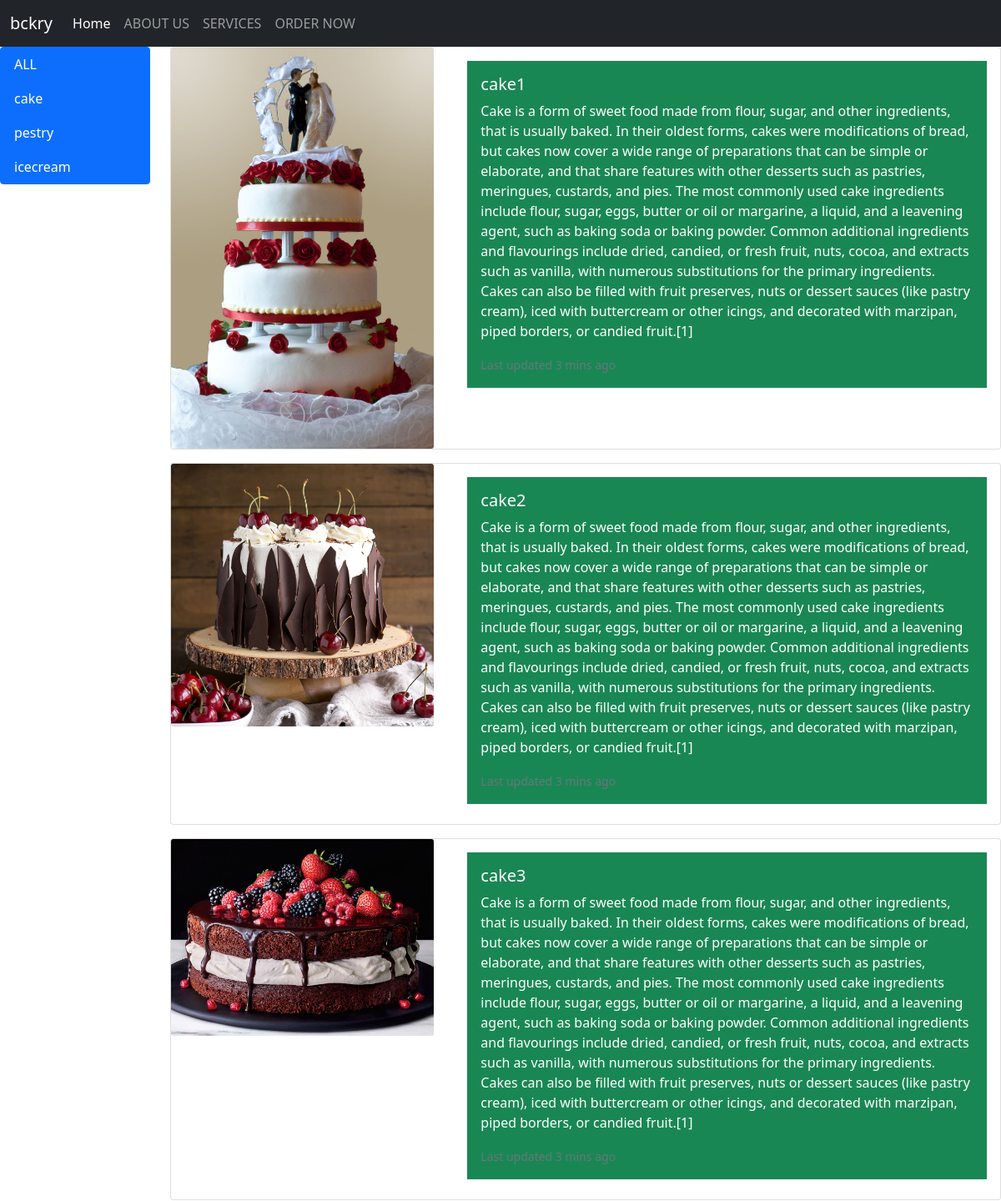
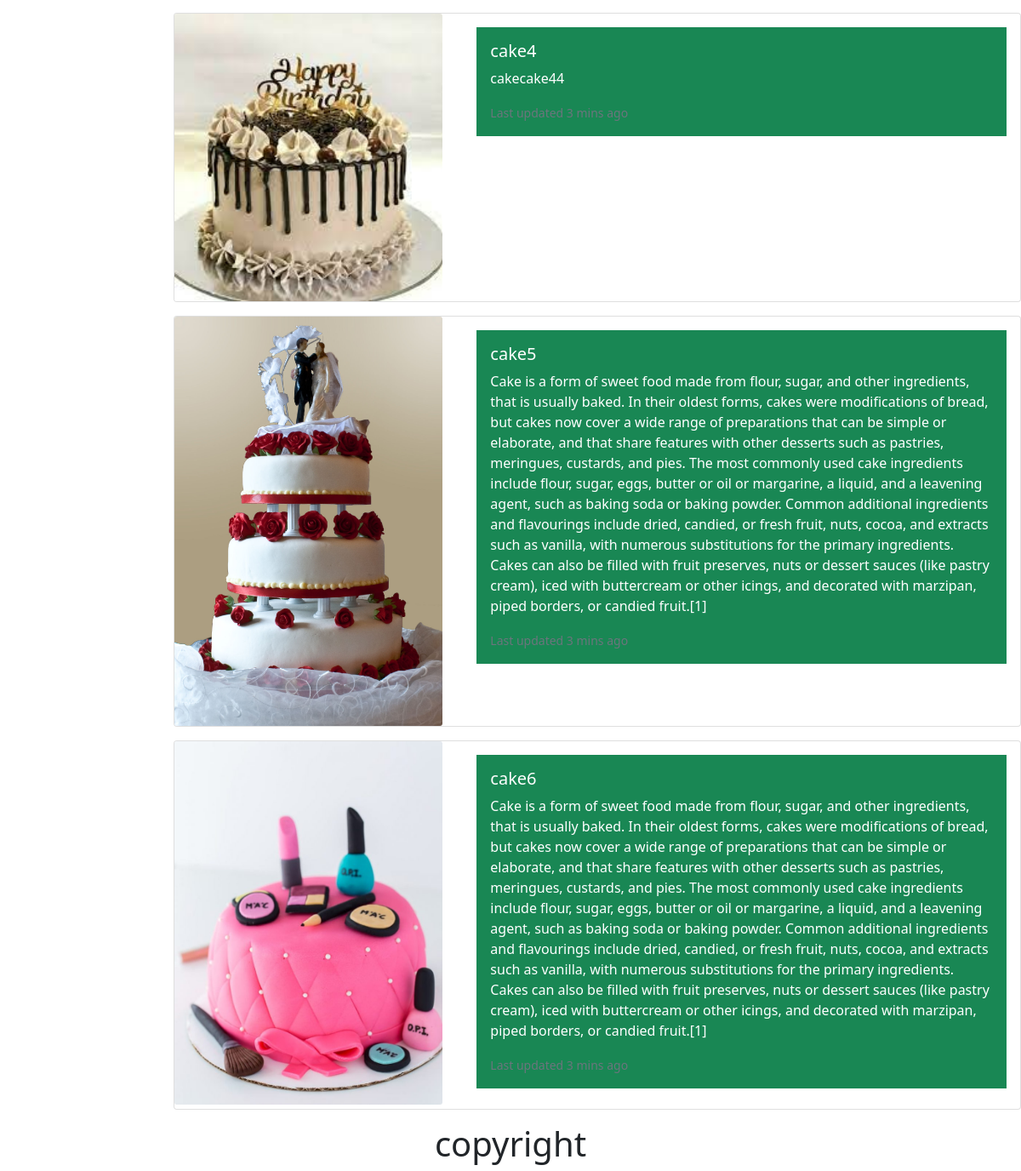
The page /1 on the database its author committed (2 pictures, top to bottom).
### home/models.py (models this page shows, shortened)
class catogary(models.Model):
    title=models.CharField(max_length=50)
    description=models.TextField()
    def __str__(self):
        return self.title

class images(models.Model):
    title=models.CharField(max_length=50)
    description=models.TextField()
    image=models.ImageField(upload_to="media")
    date=models.DateField()
    cat=models.ForeignKey(catogary,on_delete=models.CASCADE)

### home/views.py (the view)
# urls.py: path('<int:cid>',show_catogary),
def show_catogary(request,cid):
    cats=catogary.objects.all()
    cato=catogary.objects.get(pk=cid)
    print(cato)
    image=images.objects.filter(cat=cato)
    data={
       'image':image,
       'cats':cats
    }
    return render(request,'showcat.html',data)

### templates/showcat.html (shortened to what this page needs)
<!doctype html>
<html lang="en">
  <head>
    <link href="https://cdn.jsdelivr.net/npm/bootstrap@5.0.0/dist/css/bootstrap.min.css" rel="stylesheet">
  </head>
  <body>
        <nav class="navbar navbar-expand-lg navbar-dark bg-dark">
        <div class="container-fluid">
            <a class="navbar-brand" href='home'>bckry</a>
            <div class="collapse navbar-collapse" id="navbarSupportedContent">
            <ul class="navbar-nav me-auto mb-2 mb-lg-0">
                <li class="nav-item">
                <a class="nav-link active" aria-current="page" href="home">Home</a>
                </li>
                <li class="nav-item">
                <a class="nav-link" href="#">ABOUT US</a>
                </li>
                <li class="nav-item">
                <a class="nav-link" href="services">SERVICES</a>
                </li>
                <li class="nav-item">
                <a class="nav-link" href="reciveorder">ORDER NOW</a>
                </li>
            </ul>
            </div>
        </div>
        </nav>
    <div class="row">
        <div class="col-md-2">
            <div class="list-group">
            <a href="/services" class="list-group-item list-group-item-action active" aria-current="true">ALL </a>
            {% for i  in cats %}
            <a href="{{i.pk}}" class="list-group-item list-group-item-action active" aria-current="true">{{i.title}}
            </a>
            {% endfor %}
            </div>
        </div>
        <div class="col-md-10">
            {% for i in image %}
            <div class="card mb-3" style="max-width: 1540px;">
                <div class="row no-gutters">
                    <div class="col-md-4">
                    <img src="{{i.image}}" class="card-img" alt="...">
                    </div>
                    <div class="col-md-8">
                    <div class="card-body">
                        <div class="p-3 mb-2 bg-success text-white">
                        <h5 class="card-title">{{i.title}}</h5>
                        <p class="card-text">{{i.description}}</p>
                        <p class="card-text"><small class="text-muted">Last updated 3 mins ago</small></p>
                        </div>
                    </div>
                    </div>
                </div>
            </div>
            {% endfor %}
        </div>
        </div>
<footer>
<h1 align='center'>copyright</h1>
</footer>
</body>
</html>

### rows shown on the page
catogary: title "cake"
catogary: title "pestry"
catogary: title "icecream"
images: image (picture), title "cake1", description "Cake is a form of sweet food made from flour, sugar, and other ingredients, that is usually baked. In their oldest forms, cakes were modifications of bread, but cakes now cover a wide range of preparations that can be simple or elaborate, and that share features with other desserts such as pastries, meringues, custards, and pies. The most commonly used cake ingredients include flour, sugar, eggs, butter or oil or margarine, a liquid, and a leavening agent, such as baking soda or baking powder. Common additional ingredients and flavourings include dried, candied, or fresh fruit, nuts, cocoa, and extracts such as vanilla, with numerous substitutions for the primary ingredients. Cakes can also…"
images: image (picture), title "cake2", description "Cake is a form of sweet food made from flour, sugar, and other ingredients, that is usually baked. In their oldest forms, cakes were modifications of bread, but cakes now cover a wide range of preparations that can be simple or elaborate, and that share features with other desserts such as pastries, meringues, custards, and pies. The most commonly used cake ingredients include flour, sugar, eggs, butter or oil or margarine, a liquid, and a leavening agent, such as baking soda or baking powder. Common additional ingredients and flavourings include dried, candied, or fresh fruit, nuts, cocoa, and extracts such as vanilla, with numerous substitutions for the primary ingredients. Cakes can also…"
images: image (picture), title "cake3", description "Cake is a form of sweet food made from flour, sugar, and other ingredients, that is usually baked. In their oldest forms, cakes were modifications of bread, but cakes now cover a wide range of preparations that can be simple or elaborate, and that share features with other desserts such as pastries, meringues, custards, and pies. The most commonly used cake ingredients include flour, sugar, eggs, butter or oil or margarine, a liquid, and a leavening agent, such as baking soda or baking powder. Common additional ingredients and flavourings include dried, candied, or fresh fruit, nuts, cocoa, and extracts such as vanilla, with numerous substitutions for the primary ingredients. Cakes can also…"
images: image (picture), title "cake4", description "cakecake44"
images: image (picture), title "cake5", description "Cake is a form of sweet food made from flour, sugar, and other ingredients, that is usually baked. In their oldest forms, cakes were modifications of bread, but cakes now cover a wide range of preparations that can be simple or elaborate, and that share features with other desserts such as pastries, meringues, custards, and pies. The most commonly used cake ingredients include flour, sugar, eggs, butter or oil or margarine, a liquid, and a leavening agent, such as baking soda or baking powder. Common additional ingredients and flavourings include dried, candied, or fresh fruit, nuts, cocoa, and extracts such as vanilla, with numerous substitutions for the primary ingredients. Cakes can also…"
images: image (picture), title "cake6", description "Cake is a form of sweet food made from flour, sugar, and other ingredients, that is usually baked. In their oldest forms, cakes were modifications of bread, but cakes now cover a wide range of preparations that can be simple or elaborate, and that share features with other desserts such as pastries, meringues, custards, and pies. The most commonly used cake ingredients include flour, sugar, eggs, butter or oil or margarine, a liquid, and a leavening agent, such as baking soda or baking powder. Common additional ingredients and flavourings include dried, candied, or fresh fruit, nuts, cocoa, and extracts such as vanilla, with numerous substitutions for the primary ingredients. Cakes can also…"
